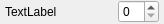
<?xml version="1.0" encoding="UTF-8"?>
<ui version="4.0">
 <class>IntFieldSpinBox</class>
 <widget class="QWidget" name="IntFieldSpinBox">
  <property name="geometry">
   <rect>
    <x>0</x>
    <y>0</y>
    <width>164</width>
    <height>24</height>
   </rect>
  </property>
  <property name="minimumSize">
   <size>
    <width>0</width>
    <height>24</height>
   </size>
  </property>
  <property name="maximumSize">
   <size>
    <width>16777215</width>
    <height>24</height>
   </size>
  </property>
  <property name="windowTitle">
   <string>Form</string>
  </property>
  <layout class="QHBoxLayout" name="horizontalLayout">
   <property name="spacing">
    <number>0</number>
   </property>
   <property name="leftMargin">
    <number>5</number>
   </property>
   <property name="topMargin">
    <number>0</number>
   </property>
   <property name="rightMargin">
    <number>5</number>
   </property>
   <property name="bottomMargin">
    <number>0</number>
   </property>
   <item>
    <widget class="QLabel" name="label">
     <property name="text">
      <string>TextLabel</string>
     </property>
    </widget>
   </item>
   <item>
    <spacer name="horizontalSpacer">
     <property name="orientation">
      <enum>Qt::Horizontal</enum>
     </property>
     <property name="sizeHint" stdset="0">
      <size>
       <width>67</width>
       <height>20</height>
      </size>
     </property>
    </spacer>
   </item>
   <item>
    <widget class="QSpinBox" name="spinBox"/>
   </item>
  </layout>
 </widget>
 <resources/>
 <connections/>
</ui>
